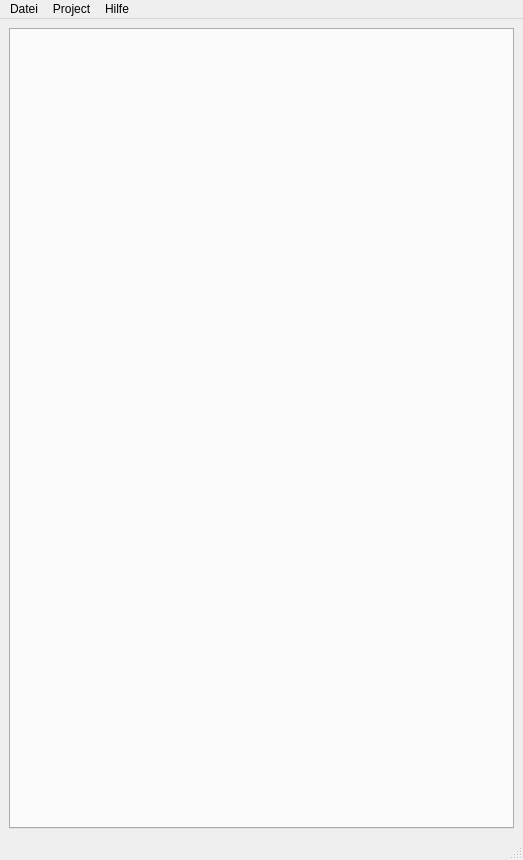
<?xml version="1.0" encoding="UTF-8"?>
<ui version="4.0">
 <class>MainWindow</class>
 <widget class="QMainWindow" name="MainWindow">
  <property name="geometry">
   <rect>
    <x>0</x>
    <y>0</y>
    <width>523</width>
    <height>860</height>
   </rect>
  </property>
  <property name="windowTitle">
   <string>Zeit - Tracker</string>
  </property>
  <widget class="QWidget" name="centralwidget">
   <layout class="QHBoxLayout" name="horizontalLayout_2">
    <item>
     <layout class="QHBoxLayout" name="horizontalLayout">
      <item>
       <widget class="QTabWidget" name="ProjektVerzeichnis">
        <property name="baseSize">
         <size>
          <width>0</width>
          <height>0</height>
         </size>
        </property>
        <property name="currentIndex">
         <number>-1</number>
        </property>
       </widget>
      </item>
     </layout>
    </item>
   </layout>
  </widget>
  <widget class="QMenuBar" name="menubar">
   <property name="geometry">
    <rect>
     <x>0</x>
     <y>0</y>
     <width>523</width>
     <height>22</height>
    </rect>
   </property>
   <widget class="QMenu" name="menu_files">
    <property name="title">
     <string>Datei</string>
    </property>
    <addaction name="action_new"/>
    <addaction name="separator"/>
    <addaction name="action_open_file"/>
    <addaction name="separator"/>
    <addaction name="action_save_file"/>
    <addaction name="action_export"/>
    <addaction name="separator"/>
    <addaction name="action_close"/>
   </widget>
   <widget class="QMenu" name="menu_projects">
    <property name="layoutDirection">
     <enum>Qt::LeftToRight</enum>
    </property>
    <property name="title">
     <string>Project</string>
    </property>
    <addaction name="action_new_projekt"/>
    <addaction name="separator"/>
    <addaction name="action_archive_project"/>
   </widget>
   <widget class="QMenu" name="menu_help">
    <property name="title">
     <string>Hilfe</string>
    </property>
    <addaction name="action_about"/>
   </widget>
   <addaction name="menu_files"/>
   <addaction name="menu_projects"/>
   <addaction name="menu_help"/>
  </widget>
  <widget class="QStatusBar" name="statusbar"/>
  <action name="action_new_projekt">
   <property name="text">
    <string>&amp;New</string>
   </property>
   <property name="shortcut">
    <string>Ctrl+N</string>
   </property>
   <property name="shortcutContext">
    <enum>Qt::ApplicationShortcut</enum>
   </property>
  </action>
  <action name="action_archive_project">
   <property name="text">
    <string>&amp;Archive</string>
   </property>
   <property name="shortcut">
    <string>Ctrl+L</string>
   </property>
   <property name="shortcutContext">
    <enum>Qt::WidgetShortcut</enum>
   </property>
  </action>
  <action name="action_new">
   <property name="text">
    <string>Neu</string>
   </property>
  </action>
  <action name="action_export">
   <property name="text">
    <string>Export</string>
   </property>
  </action>
  <action name="action_open_recent">
   <property name="text">
    <string>Zuletzt verwendet</string>
   </property>
  </action>
  <action name="action_search_file">
   <property name="text">
    <string>Datei</string>
   </property>
  </action>
  <action name="action_minimize">
   <property name="text">
    <string>Minimieren</string>
   </property>
  </action>
  <action name="action_terminate">
   <property name="text">
    <string>Schließen</string>
   </property>
  </action>
  <action name="action_about">
   <property name="text">
    <string>About</string>
   </property>
  </action>
  <action name="action_open_archived">
   <property name="checkable">
    <bool>true</bool>
   </property>
   <property name="text">
    <string>Archivierte Projekte</string>
   </property>
  </action>
  <action name="actionjj">
   <property name="text">
    <string>jj</string>
   </property>
  </action>
  <action name="action_open_file">
   <property name="text">
    <string>Öffnen</string>
   </property>
  </action>
  <action name="action_save_file">
   <property name="text">
    <string>Speichern</string>
   </property>
  </action>
  <action name="action_close">
   <property name="text">
    <string>Beenden</string>
   </property>
  </action>
 </widget>
 <resources/>
 <connections/>
</ui>
